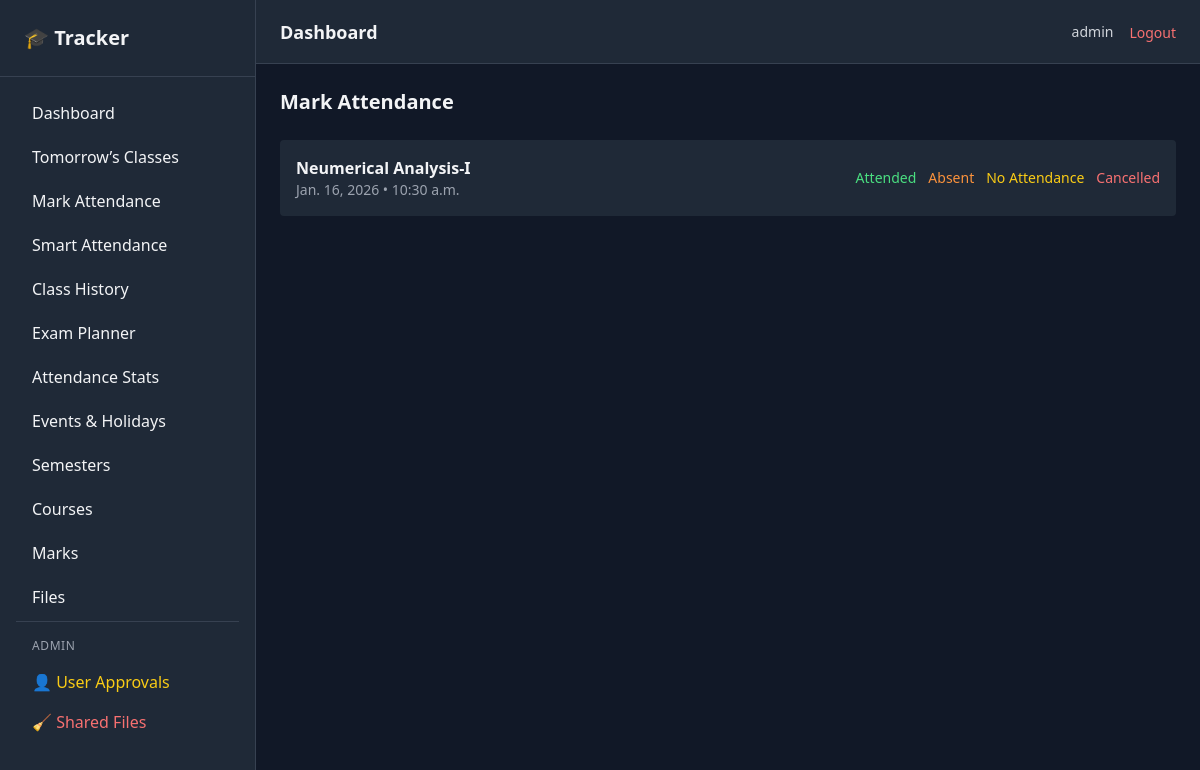
/attendance/ (signed in), run on an earlier commit of the app's database.
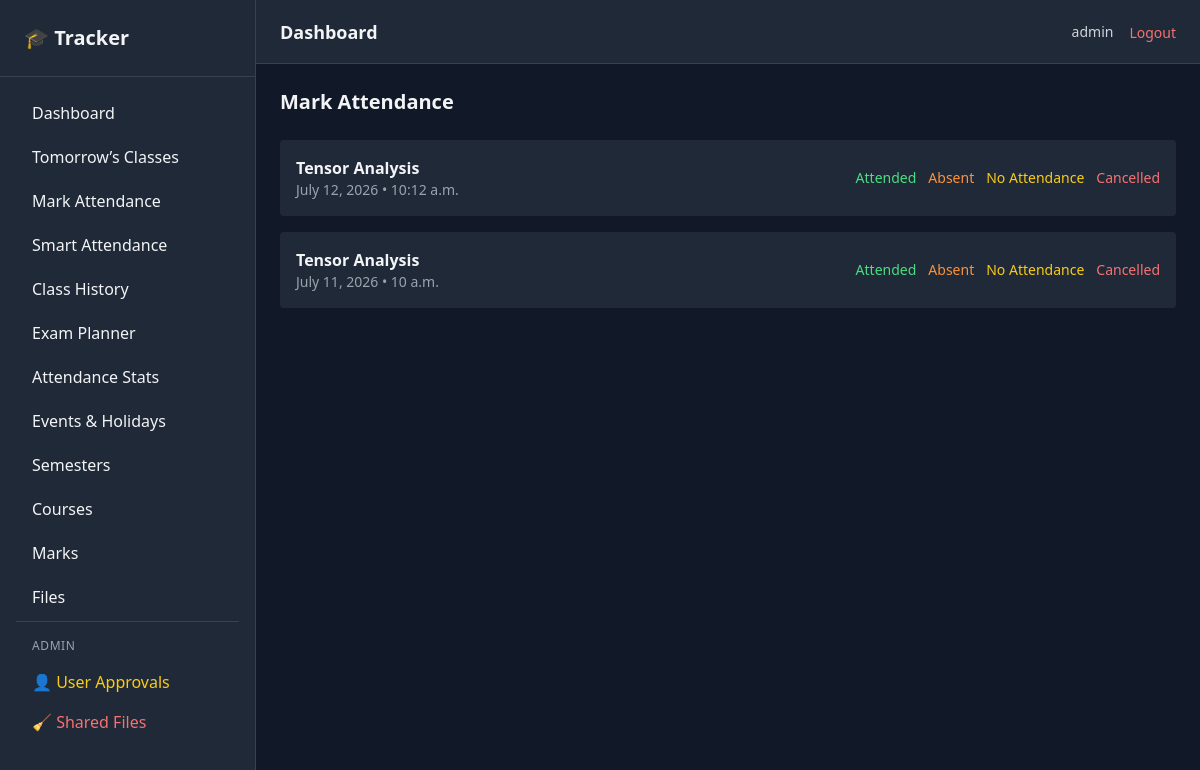
And on a later commit of the database.
### core/models.py (models this page shows, shortened)
class ClassSession(models.Model):
    STATUS_CHOICES = [
        ('planned', 'Planned'),
        ('completed', 'Attended'),
        ('absent', 'Absent'),
        ('cancelled', 'Cancelled'),
        ('no_attendance', 'No Attendance Taken'),
    ]
    user = models.ForeignKey(
        settings.AUTH_USER_MODEL,
        on_delete=models.CASCADE,
        related_name='class_sessions'
    )
    course = models.ForeignKey(
        Course,
        on_delete=models.CASCADE,
        related_name='sessions'
    )
    date = models.DateField()
    start_time = models.TimeField()
    status = models.CharField(
        max_length=20,
        choices=STATUS_CHOICES,
        default='planned'
    )
    created_at = models.DateTimeField(auto_now_add=True)
    class Meta:
        ordering = ['date', 'start_time']
        unique_together = ('course', 'date', 'start_time')

class Course(models.Model):
    user = models.ForeignKey(
        settings.AUTH_USER_MODEL,
        on_delete = models.CASCADE,
        related_name = 'courses'
    )
    semester = models.ForeignKey(
        Semester,
        on_delete = models.CASCADE,
        related_name = 'courses'
    )
    name = models.CharField(max_length=150)
    course_code = models.CharField(max_length=50)
    teacher_name = models.CharField(max_length=150)
    total_class_planned = models.PositiveIntegerField(default=20)
    created_at = models.DateTimeField(auto_now_add=True)
    class Meta:
        ordering = ['course_code']

### core/views.py (the view)
@login_required
def mark_attendance(request):
    today = date.today()
    active_semester = get_active_semester(request.user)
    if not active_semester:
        messages.warning(
            request,
            "Please activate a semester first."
        )
        return redirect("semester_list")
    sessions = (
        ClassSession.objects
        .filter(
            user=request.user,
            date__lte=today,
            status="planned",
            course__semester=active_semester,
        )
        .select_related("course")
        .order_by("-date", "-start_time")
    )
    context ={
        'sessions': sessions,
    }
    return render(request, 'attendance/mark.html',context)

### core/utils.py (called while the page is built)
def get_active_semester(user):
    return (
        Semester.objects
        .filter(
            user=user,
            is_active=True
        )
        .order_by("-start_date")
        .first()
    )

### templates/attendance/mark.html (shortened to what this page needs)
{% extends 'base/base.html' %}
{% block content %}
<h2 class="text-xl font-semibold mb-6">Mark Attendance</h2>
<div class="space-y-4">
    {% for s in sessions %}
        <div class="bg-gray-800 p-4 rounded flex justify-between items-center">
            <div>
                <h3 class="font-semibold">{{ s.course.name }}</h3>
                <p class="text-sm text-gray-400">
                    {{ s.date }} • {{ s.start_time }}
                </p>
            </div>
            <div class="flex gap-3 text-sm">
                <form method="post" action="{% url 'update_attendance_status' s.id %}">
                    <button class="text-green-400 hover:underline">
                        Attended
                    </button>
                </form>
                <form method="post" action="{% url 'update_attendance_status' s.id %}">
                    <button class="text-orange-400 hover:underline">
                        Absent
                    </button>
                </form>
                <form method="post" action="{% url 'update_attendance_status' s.id %}">
                    <button class="text-yellow-400 hover:underline">
                        No Attendance
                    </button>
                </form>
                <form method="post" action="{% url 'update_attendance_status' s.id %}">
                    <button class="text-red-400 hover:underline">
                        Cancelled
                    </button>
                </form>
            </div>
        </div>
    {% empty %}
        <p class="text-gray-400">No classes pending attendance.</p>
    {% endfor %}
</div>
{% endblock %}

What changed in the data, as far as the page shows it:
no longer on this page (row edited): ClassSession: course.name "Neumerical Analysis-I", date "Jan. 16, 2026", start_time "10:30 a.m."
added ClassSession: course.name "Tensor Analysis", date "July 12, 2026", start_time "10:12 a.m."
added ClassSession: course.name "Tensor Analysis", date "July 11, 2026", start_time "10 a.m."
